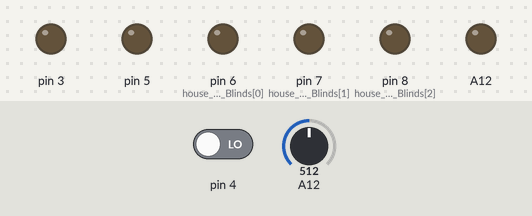
Recording of a sketch running on a simulated Arduino Mega 2560, built with avr-gcc and run on an emulated ATmega2560. Parts: output pins drawn as LEDs (lit = HIGH). The inputs (shaded band) are chosen by the test bench; at power-on: pin 4 LOW, A12 = 512.

Above: at 1.2 s.
1.3 s: pin 4 driven HIGH
At 1.7 s:
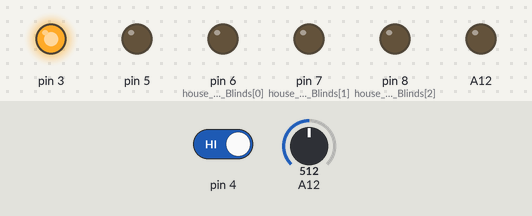
Timing chart, 0 to 4.3 s (numbered marks = the images above; inputs shaded):
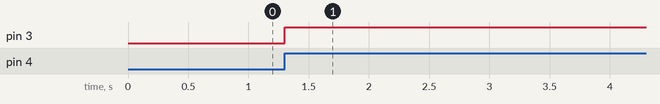

The sketch:

guideExample.ino
```cpp
int fff = 5;
float bob2 = 5 + 8.5;
int hej = 10 + 5;
int hejhej = 2;
String SavedTime = "00:00";
String NextTime = "12:00";
int house_Kitchen_Lamps[] = {1, 2};
int house_Bedroom_Blinds[] = {6, 7, 8};

void setup()
{
    pinMode(A12, INPUT);
    pinMode(A13, INPUT);
    pinMode(1, INPUT_PULLUP);
    pinMode(2, INPUT_PULLUP);
    pinMode(3, OUTPUT);
    pinMode(4, INPUT);
    pinMode(5, OUTPUT);
    pinMode(6, OUTPUT);
    pinMode(7, OUTPUT);
    pinMode(8, OUTPUT);
}

void loop()
{
    if (digitalRead(4) == true)
    {
        if ((5 > 3) == true)
        {
        }
        analogWrite(A12, 55);
        float Fahrenheit = CelciusToFahrenheit(analogRead(A12));
        digitalWrite(3, true);
        bool test = SavedTime == NextTime;
        if (SavedTime + "00:15" == NextTime && Fahrenheit >= 64 && test)
        {
            digitalWrite(5, true);
        }
    }

    if (SavedTime == "07:00")
    {
        for (int i15d25d50901049b6aea49b488d5a611c = 0; i15d25d50901049b6aea49b488d5a611c < 3; i15d25d50901049b6aea49b488d5a611c++)
        {
            digitalWrite(house_Bedroom_Blinds[i15d25d50901049b6aea49b488d5a611c], true);
        }
        for (int i7390902f24444a64acfc7f2eb7602ae4 = 0; i7390902f24444a64acfc7f2eb7602ae4 < 3; i7390902f24444a64acfc7f2eb7602ae4++)
        {
            digitalWrite(house_Bedroom_Blinds[i7390902f24444a64acfc7f2eb7602ae4], house_Kitchen_Lamps);
        }
        for (int i5648e7d91e59482a9cf1d5bd30b20d72 = 0; i5648e7d91e59482a9cf1d5bd30b20d72 < 2; i5648e7d91e59482a9cf1d5bd30b20d72++)
        {
            digitalWrite(house_Kitchen_Lamps[i5648e7d91e59482a9cf1d5bd30b20d72], false);
        }
    }

    if (SavedTime == "18:00")
    {
        for (int i4e37bae2fd6b475eaa6776ab1a7bcff8 = 0; i4e37bae2fd6b475eaa6776ab1a7bcff8 < 3; i4e37bae2fd6b475eaa6776ab1a7bcff8++)
        {
            digitalWrite(house_Bedroom_Blinds[i4e37bae2fd6b475eaa6776ab1a7bcff8], false);
        }
        int bob = 0;
        int val = 5;
        float bobjens = 50.25 * 32 * -1.4;
        DetVirkerIkke(val);
        DetVirkerIkke(bob);
        float bobbobbob = CelciusToFahrenheit(bob);
        if (val == 1)
        {
            bob = 88;
        }
        else if (val == 2)
        {
            if (true)
            {
            }
        }
        else if (val == 5)
        {
            bob = bob + val;
        }
        else
        {
            val = val + val;
        }
    }

}

float CelciusToFahrenheit(int temp)
{
    float result = temp * 1.8 + 32;
    String weekday = "MONDAY";
    String test = "DECEMBER";
    int anothertest = 89;
    int bob = 4;
    int i = 5;
    for (i = 0;i < 10;i = i + 1)
    {
        int jens = (5 + 5) * 8;
    }
    for (int j = 0;j < 10;j = j + 1)
    {
        bool alec = true;
        bool magnus = false;
        bool party = (alec || magnus) && digitalRead(6);
    }
    for (int ia65d06d2beaf469481fada1eb36ff0c5 = 0; ia65d06d2beaf469481fada1eb36ff0c5 < 158; ia65d06d2beaf469481fada1eb36ff0c5++)
    {
    }
    for (int id1897fe1a0a74f548037084f5d799586 = 0; id1897fe1a0a74f548037084f5d799586 < bob; id1897fe1a0a74f548037084f5d799586++)
    {
    }
    while (i > 15)
    {
    }
    return result;
}
void DetVirkerIkke(int lol)
{
    int ajens = lol;
}
```

Measured:
- after the input at 1.3 s, pin 3: LOW → HIGH at once
